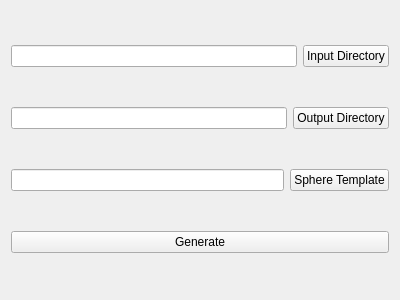
<?xml version="1.0" encoding="UTF-8"?>
<ui version="4.0">
 <class>Form</class>
 <widget class="QWidget" name="Form">
  <property name="geometry">
   <rect>
    <x>0</x>
    <y>0</y>
    <width>400</width>
    <height>300</height>
   </rect>
  </property>
  <property name="windowTitle">
   <string>Form</string>
  </property>
  <layout class="QVBoxLayout" name="verticalLayout">
   <item>
    <layout class="QHBoxLayout" name="horizontalLayout_2">
     <item>
      <widget class="QLineEdit" name="lineEdit"/>
     </item>
     <item>
      <widget class="QPushButton" name="pushButton">
       <property name="text">
        <string>Input Directory</string>
       </property>
      </widget>
     </item>
    </layout>
   </item>
   <item>
    <layout class="QHBoxLayout" name="horizontalLayout_3">
     <item>
      <widget class="QLineEdit" name="lineEdit_2"/>
     </item>
     <item>
      <widget class="QPushButton" name="pushButton_2">
       <property name="text">
        <string>Output Directory</string>
       </property>
      </widget>
     </item>
    </layout>
   </item>
   <item>
    <layout class="QHBoxLayout" name="horizontalLayout">
     <item>
      <widget class="QLineEdit" name="lineEdit_3"/>
     </item>
     <item>
      <widget class="QPushButton" name="pushButton_3">
       <property name="text">
        <string>Sphere Template</string>
       </property>
      </widget>
     </item>
    </layout>
   </item>
   <item>
    <widget class="QPushButton" name="pushButton_4">
     <property name="text">
      <string>Generate</string>
     </property>
    </widget>
   </item>
  </layout>
 </widget>
 <resources/>
 <connections/>
</ui>
